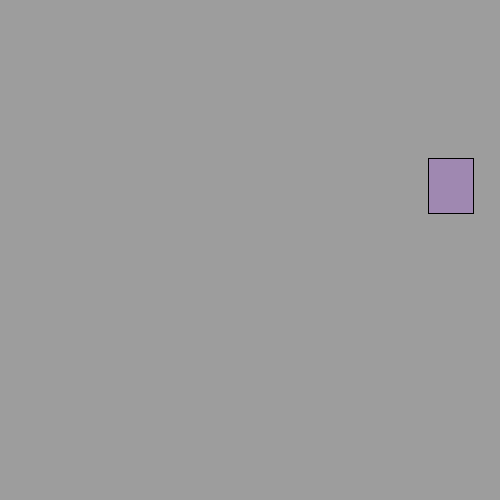
Frame 1 (no input)
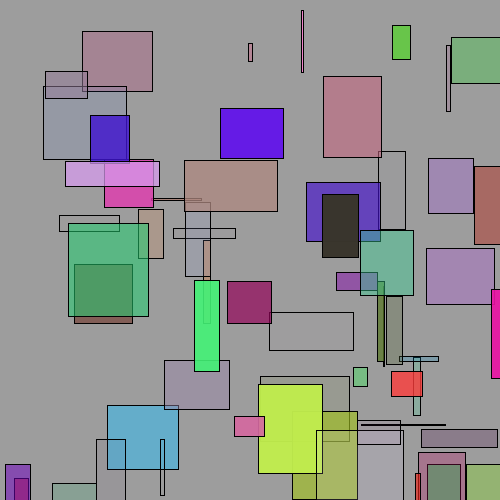
Frame 60 (the mouse pressed at the canvas centre just before this capture)
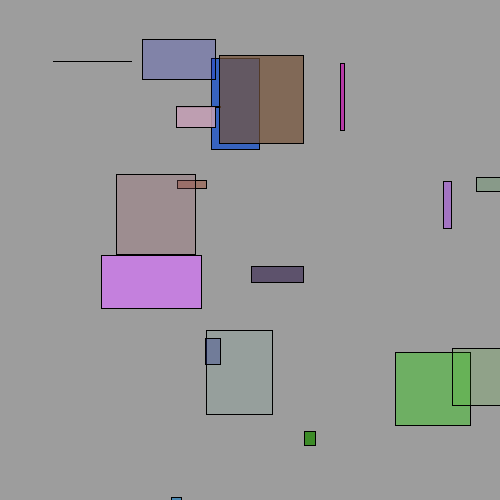
Frame 120 (the mouse held since frame 60 and released just before this capture)

The Processing sketch that drew these frames (run headless with seeded random() and noise(); from frame 60 on, the mouse is pressed at the canvas centre):

// Processing sketch: Color_100
// ── Color_100.pde
 int refreshCount;
 int refreshRate = 100;
 
 
void setup(){
  size(500,500);

  background(157,157,157); 
  
  
  frameRate(60);
  refreshCount = 0;
}
  
  
void draw(){
  fill(random(0,255),random(0,255),random(0,255), random(0,255));
  rect(random(1,499),random(1,499),random(0,100),random(0,100));
  refreshCount++;
  println("Objects On Screen: " + refreshCount);

  if(refreshCount > refreshRate){
    background(157,157,157);
    refreshCount = 0;
} 

}
